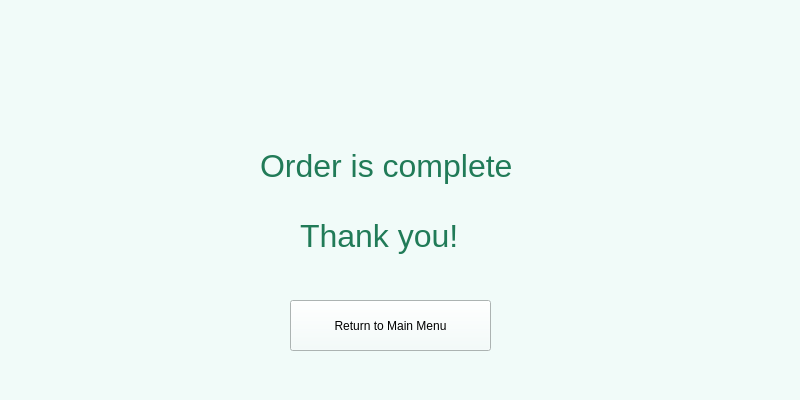
<?xml version="1.0" encoding="UTF-8"?>
<ui version="4.0">
 <class>Form</class>
 <widget class="QWidget" name="Form">
  <property name="geometry">
   <rect>
    <x>0</x>
    <y>0</y>
    <width>800</width>
    <height>400</height>
   </rect>
  </property>
  <property name="windowTitle">
   <string>Form</string>
  </property>
  <property name="styleSheet">
   <string notr="true">background-color:rgb(241, 251, 249)</string>
  </property>
  <widget class="QLabel" name="label">
   <property name="geometry">
    <rect>
     <x>260</x>
     <y>140</y>
     <width>261</width>
     <height>51</height>
    </rect>
   </property>
   <property name="font">
    <font>
     <pointsize>24</pointsize>
    </font>
   </property>
   <property name="styleSheet">
    <string notr="true">color: rgb(33, 123, 88)</string>
   </property>
   <property name="text">
    <string>Order is complete</string>
   </property>
  </widget>
  <widget class="QLabel" name="label_2">
   <property name="geometry">
    <rect>
     <x>300</x>
     <y>210</y>
     <width>171</width>
     <height>51</height>
    </rect>
   </property>
   <property name="font">
    <font>
     <pointsize>24</pointsize>
    </font>
   </property>
   <property name="styleSheet">
    <string notr="true">color: rgb(33, 123, 88);</string>
   </property>
   <property name="text">
    <string>Thank you!</string>
   </property>
  </widget>
  <widget class="QPushButton" name="pushButton">
   <property name="geometry">
    <rect>
     <x>20</x>
     <y>20</y>
     <width>75</width>
     <height>41</height>
    </rect>
   </property>
   <property name="mouseTracking">
    <bool>true</bool>
   </property>
   <property name="tabletTracking">
    <bool>true</bool>
   </property>
   <property name="text">
    <string/>
   </property>
   <property name="icon">
    <iconset>
     <normaloff>home.png</normaloff>home.png</iconset>
   </property>
   <property name="iconSize">
    <size>
     <width>20</width>
     <height>20</height>
    </size>
   </property>
   <property name="checkable">
    <bool>false</bool>
   </property>
   <property name="default">
    <bool>false</bool>
   </property>
   <property name="flat">
    <bool>true</bool>
   </property>
  </widget>
  <widget class="QPushButton" name="pushButton_2">
   <property name="geometry">
    <rect>
     <x>290</x>
     <y>300</y>
     <width>201</width>
     <height>51</height>
    </rect>
   </property>
   <property name="text">
    <string>Return to Main Menu</string>
   </property>
  </widget>
 </widget>
 <resources/>
 <connections/>
</ui>
